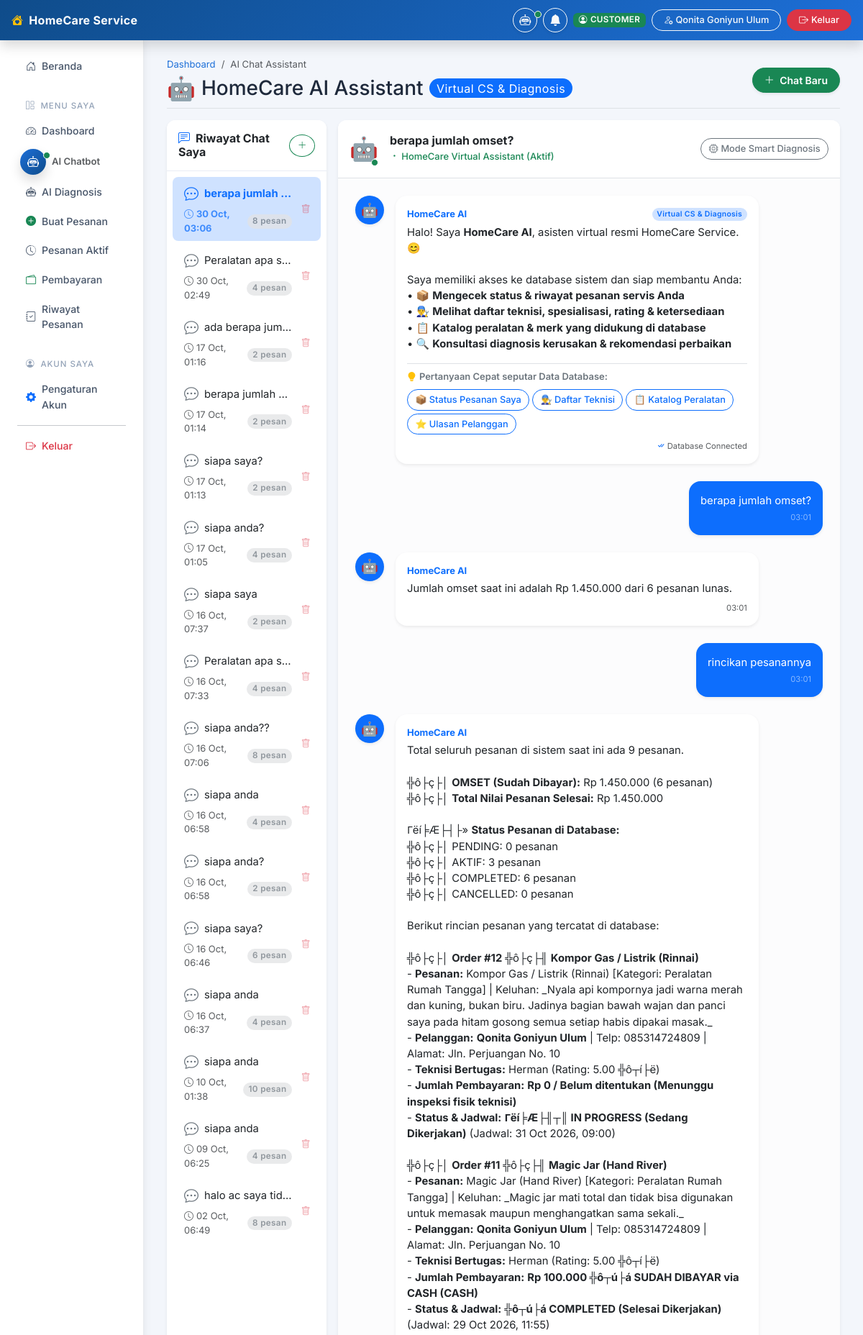
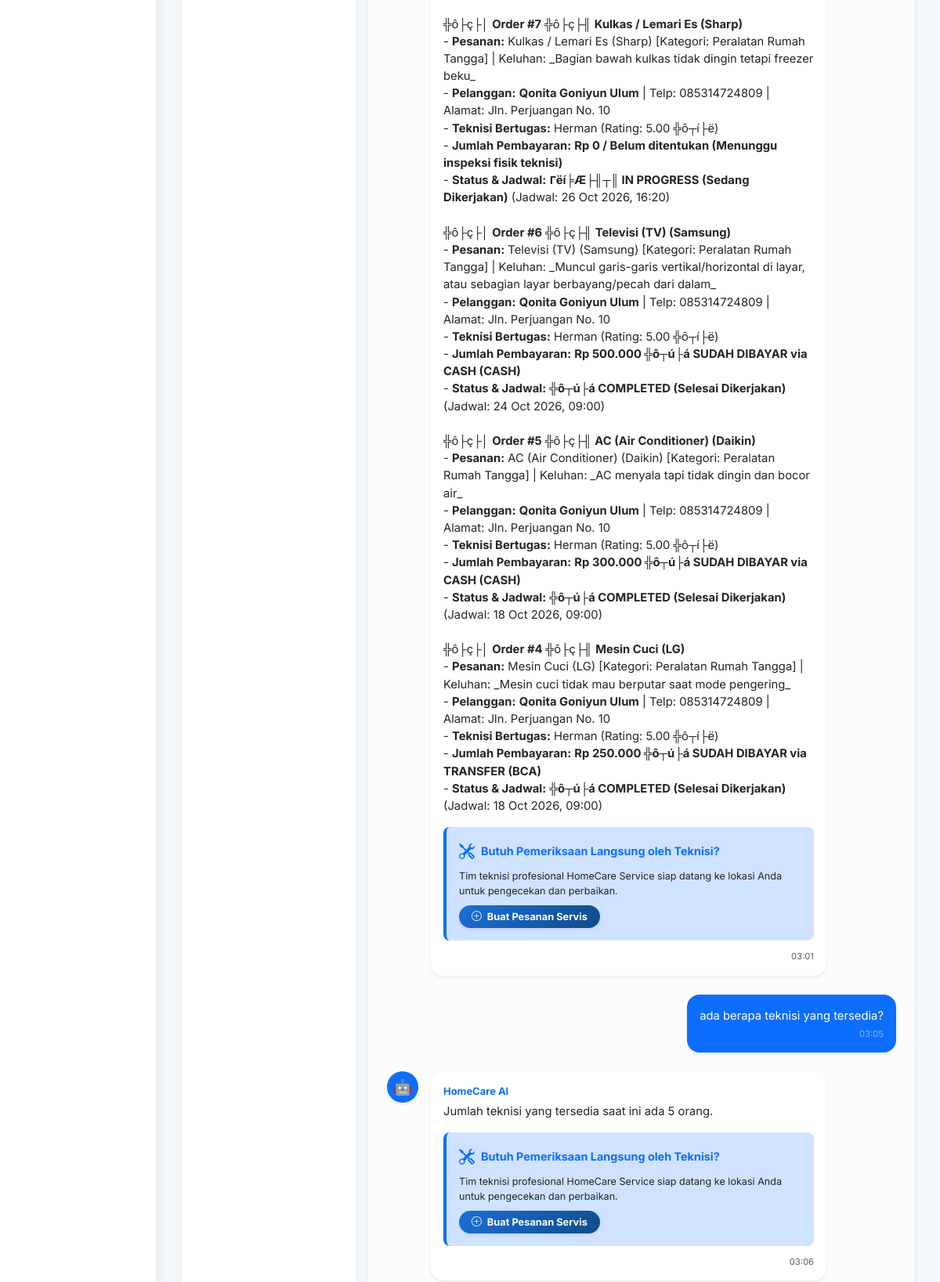
Page /customer/ai-chat (signed in, upper part) on the committed database (2 pictures, top to bottom).
### tables this page shows
CREATE TABLE `chat_sessions` (
  `id` int(11) NOT NULL AUTO_INCREMENT,
  `customer_id` int(11) NOT NULL,
  `title` varchar(255) NOT NULL DEFAULT 'Percakapan Baru',
  `created_at` timestamp NOT NULL DEFAULT current_timestamp(),
  `updated_at` timestamp NOT NULL DEFAULT current_timestamp() ON UPDATE current_timestamp(),
  PRIMARY KEY (`id`),
  KEY `idx_customer` (`customer_id`),
  CONSTRAINT `chat_sessions_ibfk_1` FOREIGN KEY (`customer_id`) REFERENCES `users` (`id`) ON DELETE CASCADE
);

CREATE TABLE `chat_messages` (
  `id` int(11) NOT NULL AUTO_INCREMENT,
  `session_id` int(11) NOT NULL,
  `sender` enum('USER','AI') NOT NULL,
  `message` text NOT NULL,
  `created_at` timestamp NOT NULL DEFAULT current_timestamp(),
  PRIMARY KEY (`id`),
  KEY `idx_session` (`session_id`),
  CONSTRAINT `chat_messages_ibfk_1` FOREIGN KEY (`session_id`) REFERENCES `chat_sessions` (`id`) ON DELETE CASCADE
);

### app/Views/customer/ai_chat/index.php (the view, shortened to what the rows shown need)
<?php
function formatChatMessage($text) {
    $text = htmlspecialchars($text, ENT_QUOTES | ENT_SUBSTITUTE, 'UTF-8');
    $text = preg_replace('/\*\*(.*?)\*\*/su', '<strong>$1</strong>', $text);
    $text = preg_replace('/\*(.*?)\*/su', '<em>$1</em>', $text);
    $text = preg_replace('/^[\x{2022}\-]\s*(.*)$/um', '• $1', $text);
    return nl2br($text);
}
?>
<?php
$currentRole = $_SESSION['user_role'] ?? 'CUSTOMER';
$badgeRole = ($currentRole === 'ADMIN') ? 'Admin Assistant' : (($currentRole === 'TEKNISI') ? 'Teknisi Copilot' : 'Virtual CS & Diagnosis');
?>
<div class="container-fluid px-0 px-md-2 py-2">
    <div class="d-flex justify-content-between align-items-center pb-2 mb-3 border-bottom">
        <div>
            <h1 class="h3 mb-0 d-flex align-items-center gap-2">
                <span class="fs-2">🤖</span>
                <span>HomeCare AI Assistant</span>
                <span class="badge bg-primary text-white fs-6 fw-normal rounded-pill"><?= $badgeRole ?></span>
            </h1>
        </div>
    </div>
    <div class="row g-3">
        <div class="col-lg-3 d-none d-lg-block">
            <div class="card shadow-sm border-0 h-100" style="min-height: 580px; max-height: calc(100vh - 180px);">
                <div class="card-body p-2 overflow-auto" id="sessionListDesktop">
                    <?php if (!empty($sessions)): ?>
                        <div class="list-group list-group-flush gap-1">
                            <?php foreach ($sessions as $sess): ?>
                                <div class="list-group-item list-group-item-action border-0 rounded-3 p-2.5 position-relative <?= ($sess['id'] == $activeSessionId) ? 'active bg-primary-subtle text-primary fw-bold' : '' ?>" id="session_item_<?= $sess['id'] ?>">
                                    <a href="<?= BASE_URL ?>/customer/ai-chat?session_id=<?= $sess['id'] ?>" class="text-decoration-none text-reset d-block pe-4">
                                        <div class="d-flex align-items-center gap-2 mb-1">
                                            <i class="bi bi-chat-dots fs-5 <?= ($sess['id'] == $activeSessionId) ? 'text-primary' : 'text-secondary' ?>"></i>
                                            <span class="text-truncate session-title-text" style="max-width: 170px;"><?= htmlspecialchars($sess['title']) ?></span>
                                        </div>
                                        <div class="d-flex justify-content-between align-items-center small opacity-75">
                                            <span><i class="bi bi-clock me-1"></i><?= date('d M, H:i', strtotime($sess['updated_at'])) ?></span>
                                            <span class="badge bg-secondary-subtle text-secondary rounded-pill"><?= $sess['message_count'] ?? 0 ?> pesan</span>
                                        </div>
                                    </a>
                                    <button type="button" class="btn btn-sm text-danger position-absolute top-50 end-0 translate-middle-y me-1 opacity-50 hover-opacity-100 border-0 bg-transparent" onclick="deleteSession(<?= $sess['id'] ?>, event)" title="Hapus Chat">
                                        <i class="bi bi-trash"></i>
                                    </button>
                                </div>
                            <?php endforeach; ?>
                        </div>
                    <?php endif; ?>
                </div>
            </div>
        </div>
        <div class="col-lg-9 col-12">
            <div class="card shadow-sm border-0 d-flex flex-column" style="height: calc(100vh - 180px); min-height: 580px;">
                <div class="card-header bg-white py-3 border-bottom d-flex justify-content-between align-items-center">
                    <div class="d-flex align-items-center gap-3">
                        <div>
                            <h6 class="fw-bold mb-0 text-dark" id="activeChatTitle">
                                <?= !empty($activeSession) ? htmlspecialchars($activeSession['title']) : 'Konsultasi Peralatan Rumah Tangga' ?>
                            </h6>
                            <small class="text-success fw-medium">
                                <i class="bi bi-dot"></i> HomeCare Virtual Assistant (Aktif)
                            </small>
                        </div>
                    </div>
                </div>
                <div class="card-body p-3 p-md-4 overflow-auto flex-grow-1 bg-light-subtle" id="chatFeed" style="background-color: #f8f9fa;">
                    <?php if (!empty($messages)): ?>
                        <?php foreach ($messages as $msg): ?>
                            <?php if ($msg['sender'] === 'USER'): ?>
                                <div class="d-flex justify-content-end mb-4 message-bubble user-bubble">
                                    <div class="card border-0 shadow-sm rounded-4 p-3 bg-primary text-white" style="max-width: 80%;">
                                        <div class="message-text">
                                            <?= nl2br(htmlspecialchars($msg['message'])) ?>
                                        </div>
                                        <div class="text-white-50 text-end mt-1" style="font-size: 0.7rem;">
                                            <?= date('H:i', strtotime($msg['created_at'])) ?>
                                        </div>
                                    </div>
                                </div>
                            <?php else: ?>
                                <div class="d-flex gap-3 mb-4 message-bubble ai-bubble">
                                    <div class="flex-shrink-0">
                                        <div class="avatar bg-primary text-white rounded-circle d-flex align-items-center justify-content-center shadow-sm" style="width: 40px; height: 40px; font-size: 1.2rem;">
                                            🤖
                                        </div>
                                    </div>
                                    <div class="flex-grow-1">
                                        <div class="card border-0 shadow-sm rounded-4 p-3 bg-white text-dark" style="max-width: 85%;">
                                            <div class="fw-bold mb-1 text-primary small d-flex align-items-center gap-1">
                                                <span>HomeCare AI</span>
                                            </div>
                                            <div class="message-text">
                                                <?= formatChatMessage($msg['message']) ?>
                                            </div>
                                            <?php if (strpos($msg['message'], 'layanan cuci/servis') !== false || strpos($msg['message'], 'pemeriksaan fisik') !== false || strpos($msg['message'], 'pemesanan') !== false || strpos($msg['message'], 'teknisi') !== false): ?>
                                                <div class="alert alert-primary border-primary border-start border-4 bg-primary-subtle mt-3 mb-1 p-3 rounded-3">
                                                    <div class="d-flex align-items-center gap-2 mb-2">
                                                        <i class="bi bi-tools fs-5 text-primary"></i>
                                                        <strong class="text-primary">Butuh Pemeriksaan Langsung oleh Teknisi?</strong>
                                                    </div>
                                                    <p class="small mb-2 text-dark">Tim teknisi profesional HomeCare Service siap datang ke lokasi Anda untuk pengecekan dan perbaikan.</p>
                                                    <a href="<?= BASE_URL ?>/customer/order/create" class="btn btn-primary btn-sm fw-bold rounded-pill px-3 shadow-sm">
                                                        <i class="bi bi-plus-circle me-1"></i> Buat Pesanan Servis
                                                    </a>
                                                </div>
                                            <?php endif; ?>
                                            <div class="text-muted text-end mt-2" style="font-size: 0.7rem;">
                                                <?= date('H:i', strtotime($msg['created_at'])) ?>
                                            </div>
                                        </div>
                                    </div>
                                </div>
                            <?php endif; ?>
                        <?php endforeach; ?>
                    <?php endif; ?>
                </div>
            </div>
        </div>
    </div>
</div>

### rows in the picture
chat_sessions: title "berapa jumlah…", updated_at "30 Oct, 03:06", message_count "8", title "berapa jumlah omset?"
chat_sessions: title "Peralatan apa s…", updated_at "30 Oct, 02:49", message_count "4"
chat_sessions: title "ada berapa jum…", updated_at "17 Oct, 01:16", message_count "2"
chat_sessions: title "berapa jumlah…", updated_at "17 Oct, 01:14", message_count "2"
chat_sessions: title "siapa saya?", updated_at "17 Oct, 01:13", message_count "2"
chat_sessions: title "siapa anda?", updated_at "17 Oct, 01:05", message_count "4"
chat_sessions: title "siapa saya", updated_at "16 Oct, 07:37", message_count "2"
chat_sessions: title "Peralatan apa s…", updated_at "16 Oct, 07:33", message_count "4"
chat_sessions: title "siapa anda??", updated_at "16 Oct, 07:06", message_count "8"
chat_sessions: title "siapa anda", updated_at "16 Oct, 06:58", message_count "4"
chat_sessions: title "siapa anda?", updated_at "16 Oct, 06:58", message_count "2"
chat_sessions: title "siapa saya?", updated_at "16 Oct, 06:46", message_count "6"
chat_sessions: title "siapa anda", updated_at "16 Oct, 06:37", message_count "4"
chat_sessions: title "siapa anda", updated_at "10 Oct, 01:38", message_count "10"
chat_sessions: title "siapa anda", updated_at "09 Oct, 06:25", message_count "4"
chat_sessions: title "halo ac saya tid…", updated_at "02 Oct, 06:49", message_count "8"
chat_messages: message "berapa jumlah omset?", created_at "03:01"
chat_messages: message "Jumlah omset saat ini adalah Rp 1.450.000 dari 6 pesanan lunas.", created_at "03:01"
chat_messages: message "rincikan pesanannya", created_at "03:01"
chat_messages: message "Total seluruh pesanan di sistem saat ini ada 9 pesanan. ╬ô├ç├│ OMSET (Sudah Dibayar): Rp 1.450.000 (6 pesanan) ╬ô├ç├│ Total Nilai Pesanan Selesai: Rp 1.450.000 Γëí╞Æ├┤├» Status Pesanan di Database: ╬ô├ç├│ PENDING: 0 pesanan ╬ô├ç├│ AKTIF: 3 pesanan ╬ô├ç├│ COMPLETED: 6 pesanan ╬ô├ç├│ CANCELLED: 0 pesanan Berikut rincian pesanan yang tercatat di database: ╬ô├ç├│ Order #12 ╬ô├ç├╢ Kompor Gas / Listrik (Rinnai) - Pesanan: Kompor Gas / Listrik (Rinnai) [Kategori: Peralatan Rumah Tangga] | Keluhan: _Nyala api kompornya jadi warna merah dan kuning, bukan biru. Jadinya bagian bawah wajan dan panci saya pada hitam gosong semua setiap habis dipakai masak._ - Pelanggan: Qonita Goniyun Ulum | Telp:…", created_at "03:01"
chat_messages: message "ada berapa teknisi yang tersedia?", created_at "03:05"
chat_messages: message "Jumlah teknisi yang tersedia saat ini ada 5 orang.", created_at "03:06"

### other values in the picture
$role "CUSTOMER"
$_SESSION['user_name'] "Qonita Goniyun Ulum"
$dashLabel "Dashboard"
$badgeRole "Virtual CS & Diagnosis"
